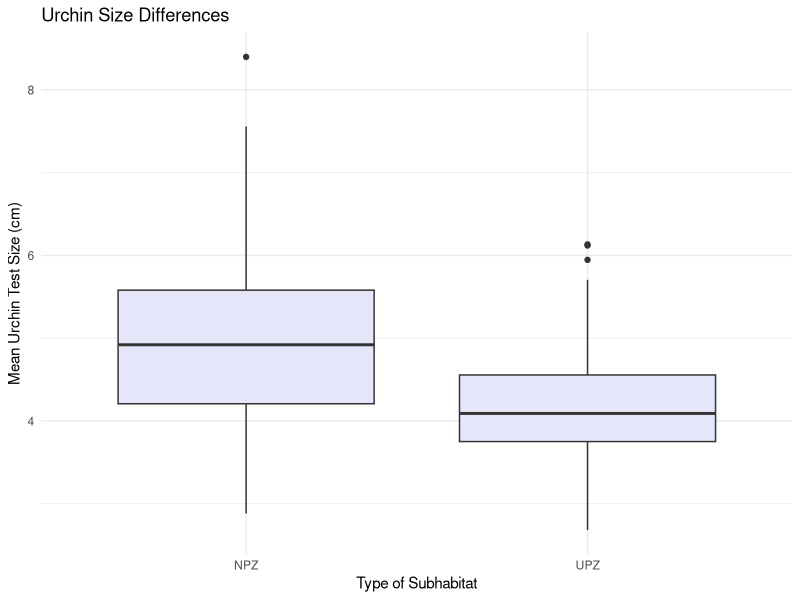
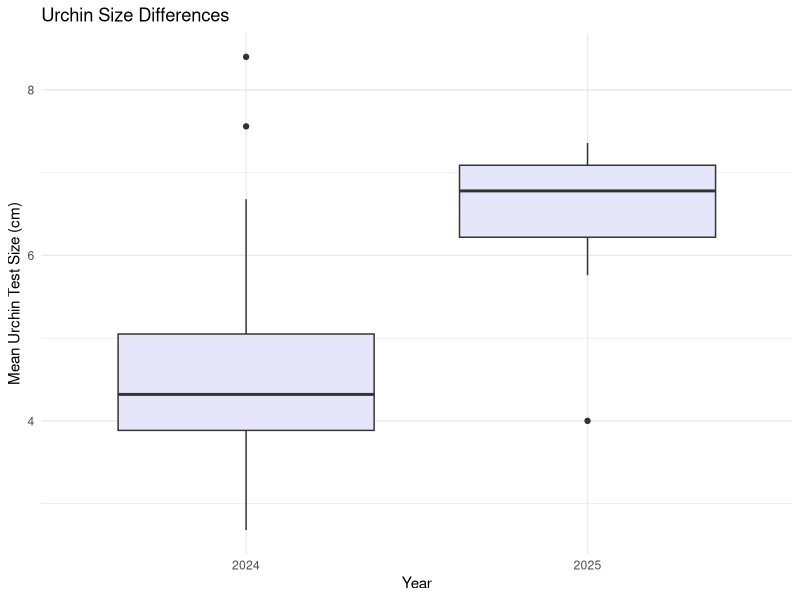
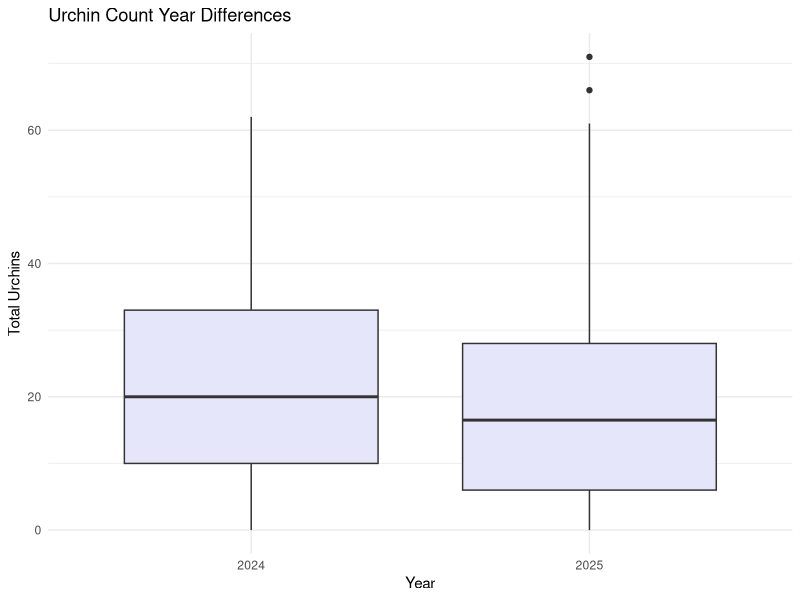
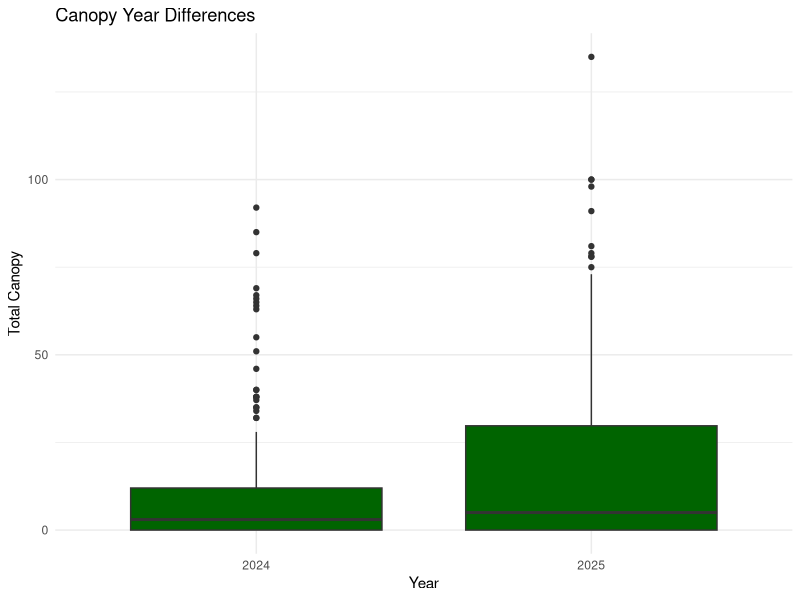
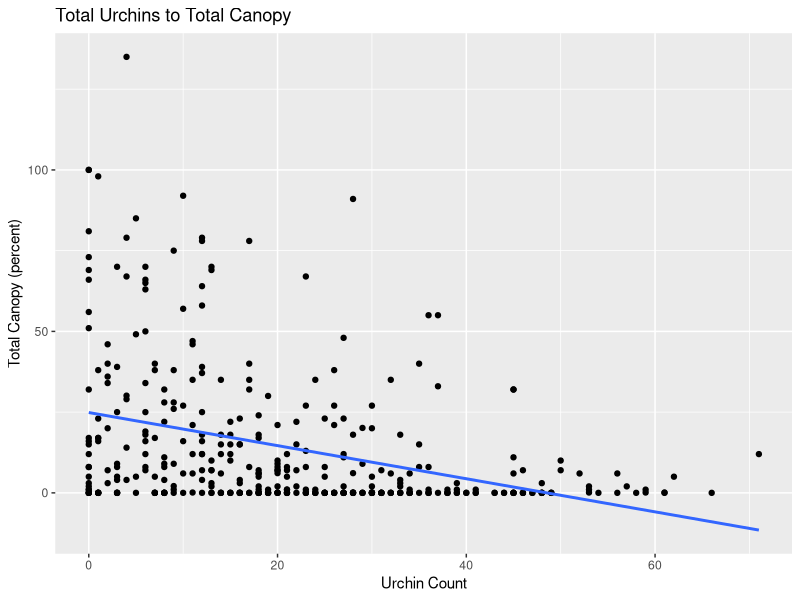
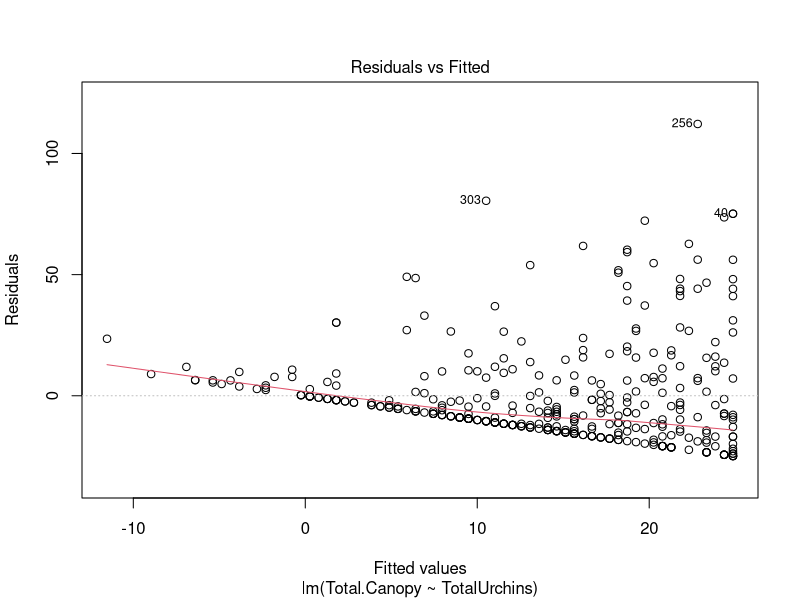
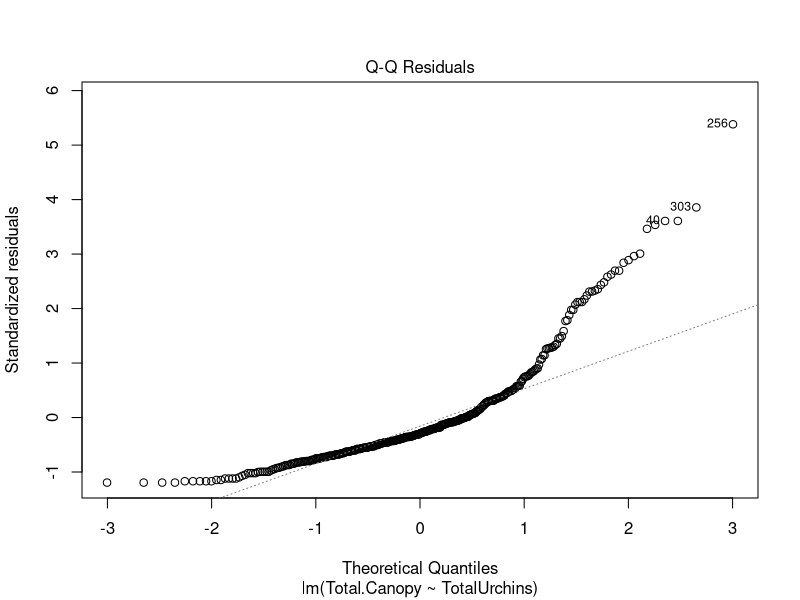
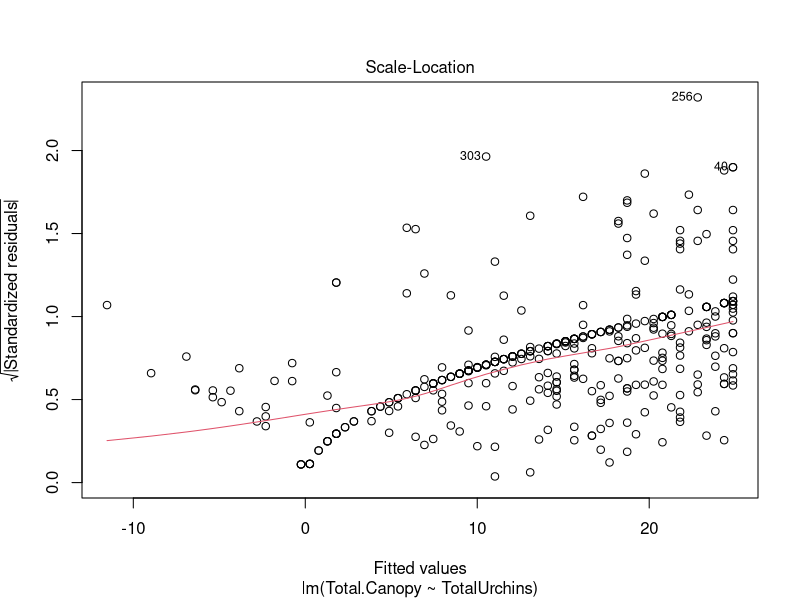

The R script that drew these images, in order: (Note: this script raises an error after producing the figures.)
library(tidyverse)
library(dplyr)
library(vegan)
library(multcompView)
library(ggplot2)

################################################################################
urch <- read.csv("SURVEY_Urchin_Survey_Data_2025.csv")

# Reorder the levels of sites 
urch$SiteCode <- factor(urch$SiteCode, levels = c("BB", "FC", "YB", "SH", "SB", 
                                                  "SC", "CB","RP", "WC", "CP", 
                                                  "CMN", "CMS"))
# add column for Empty:Present Pits
urch <- urch %>% mutate(RatioPits = EmptyPits/PitsPresent)

#add column for mean size

urch <- urch %>% mutate(MeanTest = rowMeans(urch[, c("UrchinSize1", 
                                                     "UrchinSize2", 
                                                     "UrchinSize3", 
                                                     "UrchinSize4", 
                                                     "UrchinSize5")]))

# don't look at AZ-- urchin-dominated zone only. 
OnlyUrch <- urch %>%
  filter(Zone %in% c("UPZ", "NPZ"))
# add nonpits together

OnlyUrch <- OnlyUrch %>% mutate(NonPit = OpenUrchins + CreviceUrchins)
################################################################################
#Size diffs 
################################################################################
# Between sub-habitats 

OnlyUrch <- urch %>%
  filter(Zone %in% c("UPZ", "NPZ"))

t.test(MeanTest ~ Zone, data = OnlyUrch)
ggplot(OnlyUrch, aes(x = Zone, y = MeanTest)) +
  geom_boxplot(fill = "lavender") +
  labs(title = "Urchin Size Differences",
       x = "Type of Subhabitat",
       y = "Mean Urchin Test Size (cm)") +
  theme_minimal()

# between years (can't do yet)
ggplot(OnlyUrch, aes(x = factor(Year), y = MeanTest)) +
  geom_boxplot(fill = "lavender") +
  labs(title = "Urchin Size Differences",
       x = "Year",
       y = "Mean Urchin Test Size (cm)") +
  theme_minimal()

################################################################################
#Major diffs between years
################################################################################
# total urchins in urchin-dominated plots 
t.test(TotalUrchins ~ factor(Year), data = OnlyUrch)
ggplot(OnlyUrch, aes(x = factor(Year), y = TotalUrchins)) +
  geom_boxplot(fill = "lavender") +
  labs(title = "Urchin Count Year Differences",
       x = "Year",
       y = "Total Urchins") +
  theme_minimal()

# algal canopy in urchin-dominated plots

t.test(Total.Canopy ~ factor(Year), data = OnlyUrch)
ggplot(OnlyUrch, aes(x = factor(Year), y = Total.Canopy)) +
  geom_boxplot(fill = "darkgreen") +
  labs(title = "Canopy Year Differences",
       x = "Year",
       y = "Total Canopy") +
  theme_minimal()

################################################################################
# linear regression canopy and urchins 
################################################################################
#for all urchins
ggplot(OnlyUrch, aes(x=TotalUrchins, y=Total.Canopy)) +
  geom_point() + stat_smooth(method = 'lm', se=FALSE) + 
  labs(title='Total Urchins to Total Canopy',
       x='Urchin Count', y='Total Canopy (percent)')

lm_model <- lm(Total.Canopy ~ TotalUrchins, data = OnlyUrch)

plot(lm_model)#inspect the resids vs fits to check model- mostly oK
summary(lm_model)
anova(lm_model)

# by cape
ggplot(OnlyUrch, aes(x=TotalUrchins, y=Total.Canopy, color = Cape)) +
  geom_point() + stat_smooth(method = 'lm', se=FALSE) + 
  labs(title='Total Urchins to Total Canopy by Cape',
       x='Urchin Count', y='Total Canopy (percent)')

# for pitted urchins

ggplot(OnlyUrch, aes(x=PittedUrchins, y=Total.Canopy)) +
  geom_point() + stat_smooth(method = 'lm', se=FALSE) + 
  labs(title='Pitted Urchins to Total Canopy',
       x='Pitted Urchin Count', y='Total Canopy (percent)')

lm_modelPit <- lm(Total.Canopy ~ PittedUrchins, data = OnlyUrch)
anova(lm_modelPit)

#for non pitted urchins
ggplot(OnlyUrch, aes(x=NonPit, y=Total.Canopy)) +
  geom_point() + stat_smooth(method = 'lm', se=FALSE) + 
  labs(title='Nonpitted Urchins to Total Canopy',
       x='Nonpitted Urchin Count', y='Total Canopy (percent)')

lm_modelNonPit <- lm(Total.Canopy ~ NonPit, data = OnlyUrch)
anova(lm_modelNonPit)



##########################
#canopy cover by zone - filter into 2 datasets
OnlyUrch <- urch %>%
  filter(Zone %in% c("UPZ", "NPZ"))

OnlyAlgal <- urch %>%
  filter(Zone == "AZ")

#plot for algal zone only
ggplot(OnlyAlgal, aes(x = TotalUrchins, y = Total.Canopy)) +
  geom_point() +
  geom_smooth(method = "lm", se = FALSE, color = "darkgreen") +
  labs(title = "Urchin vs. Algal Canopy (Algal Zone)",
       x = "Urchin Count",
       y = "Total Canopy (%)") +
  theme_minimal()

#plot for UPZ and NPZ together
ggplot(OnlyUrch, aes(x = TotalUrchins, y = Total.Canopy)) +
  geom_point(alpha = 0.6, size = 2) +
  geom_smooth(method = "lm", se = FALSE) +
  labs(title = "Urchin vs. Algal Canopy (Urchin Zones)",
       x = "Urchin Count",
       y = "Total Canopy (%)",
       color = "green") +
  theme_minimal()
